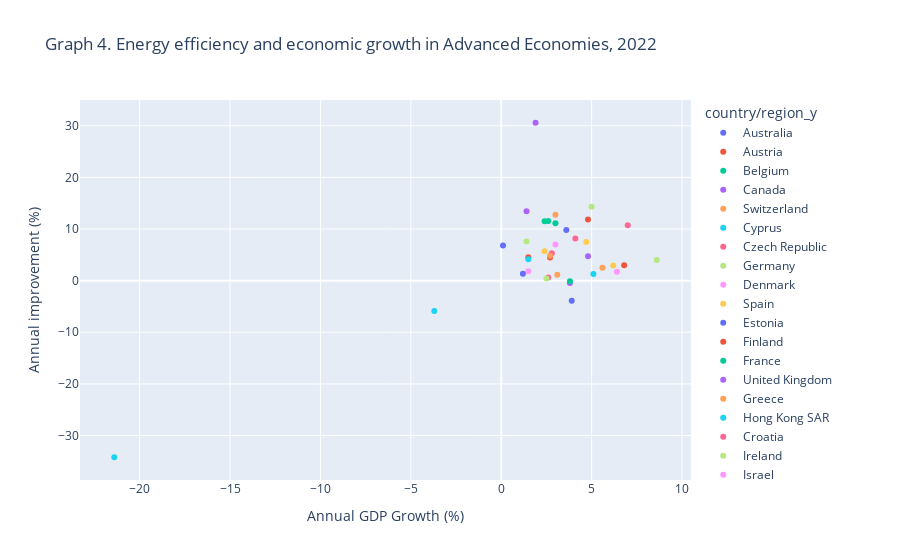

The notebook cell saved with this chart:
### Code cell
fig = px.scatter(
    final_advanced,
    x='Real GDP growth (Annual percent change)',  # X-axis variable
    y='Energy Efficiency',  # Y-axis variable
    color='country/region_y', 
    title="Graph 4. Energy efficiency and economic growth in Advanced Economies, 2022",
    labels={
        'Real GDP growth (Annual percent change)': 'Annual GDP Growth (%)',
        'Energy Efficiency': 'Annual improvement (%)'
    },  
    trendline='ols'  
)

# Show the plot
fig.show()

### Figure 1 — Plotly figure (JSON) as saved in the notebook; plotly's stock layout.template omitted (floating-point values rounded to 4 significant figures)
{"data": [{"hovertemplate": "country/region_y=Australia<br>Annual GDP Growth (%)=%{x}<br>Annual improvement (%)=%{y}<extra></extra>", "legendgroup": "Australia", "marker": {"color": "#636efa", "symbol": "circle"}, "mode": "markers", "name": "Australia", "orientation": "v", "showlegend": true, "type": "scatter", "x": [3.9], "xaxis": "x", "y": [-3.895], "yaxis": "y"}, {"hovertemplate": "country/region_y=Australia<extra></extra>", "legendgroup": "Australia", "marker": {"color": "#636efa", "symbol": "circle"}, "mode": "lines", "name": "Australia", "showlegend": false, "type": "scatter", "xaxis": "x", "yaxis": "y"}, {"hovertemplate": "country/region_y=Austria<br>Annual GDP Growth (%)=%{x}<br>Annual improvement (%)=%{y}<extra></extra>", "legendgroup": "Austria", "marker": {"color": "#EF553B", "symbol": "circle"}, "mode": "markers", "name": "Austria", "orientation": "v", "showlegend": true, "type": "scatter", "x": [4.8], "xaxis": "x", "y": [11.86], "yaxis": "y"}, {"hovertemplate": "country/region_y=Austria<extra></extra>", "legendgroup": "Austria", "marker": {"color": "#EF553B", "symbol": "circle"}, "mode": "lines", "name": "Austria", "showlegend": false, "type": "scatter", "xaxis": "x", "yaxis": "y"}, {"hovertemplate": "country/region_y=Belgium<br>Annual GDP Growth (%)=%{x}<br>Annual improvement (%)=%{y}<extra></extra>", "legendgroup": "Belgium", "marker": {"color": "#00cc96", "symbol": "circle"}, "mode": "markers", "name": "Belgium", "orientation": "v", "showlegend": true, "type": "scatter", "x": [3], "xaxis": "x", "y": [11.13], "yaxis": "y"}, {"hovertemplate": "country/region_y=Belgium<extra></extra>", "legendgroup": "Belgium", "marker": {"color": "#00cc96", "symbol": "circle"}, "mode": "lines", "name": "Belgium", "showlegend": false, "type": "scatter", "xaxis": "x", "yaxis": "y"}, {"hovertemplate": "country/region_y=Canada<br>Annual GDP Growth (%)=%{x}<br>Annual improvement (%)=%{y}<extra></extra>", "legendgroup": "Canada", "marker": {"color": "#ab63fa", "symbol": "circle"}, "mode": "markers", "name": "Canada", "orientation": "v", "showlegend": true, "type": "scatter", "x": [3.8], "xaxis": "x", "y": [-0.4606], "yaxis": "y"}, {"hovertemplate": "country/region_y=Canada<extra></extra>", "legendgroup": "Canada", "marker": {"color": "#ab63fa", "symbol": "circle"}, "mode": "lines", "name": "Canada", "showlegend": false, "type": "scatter", "xaxis": "x", "yaxis": "y"}, {"hovertemplate": "country/region_y=Switzerland<br>Annual GDP Growth (%)=%{x}<br>Annual improvement (%)=%{y}<extra></extra>", "legendgroup": "Switzerland", "marker": {"color": "#FFA15A", "symbol": "circle"}, "mode": "markers", "name": "Switzerland", "orientation": "v", "showlegend": true, "type": "scatter", "x": [3.1], "xaxis": "x", "y": [1.133], "yaxis": "y"}, {"hovertemplate": "country/region_y=Switzerland<extra></extra>", "legendgroup": "Switzerland", "marker": {"color": "#FFA15A", "symbol": "circle"}, "mode": "lines", "name": "Switzerland", "showlegend": false, "type": "scatter", "xaxis": "x", "yaxis": "y"}, {"hovertemplate": "country/region_y=Cyprus<br>Annual GDP Growth (%)=%{x}<br>Annual improvement (%)=%{y}<extra></extra>", "legendgroup": "Cyprus", "marker": {"color": "#19d3f3", "symbol": "circle"}, "mode": "markers", "name": "Cyprus", "orientation": "v", "showlegend": true, "type": "scatter", "x": [5.1], "xaxis": "x", "y": [1.292], "yaxis": "y"}, {"hovertemplate": "country/region_y=Cyprus<extra></extra>", "legendgroup": "Cyprus", "marker": {"color": "#19d3f3", "symbol": "circle"}, "mode": "lines", "name": "Cyprus", "showlegend": false, "type": "scatter", "xaxis": "x", "yaxis": "y"}, {"hovertemplate": "country/region_y=Czech Republic<br>Annual GDP Growth (%)=%{x}<br>Annual improvement (%)=%{y}<extra></extra>", "legendgroup": "Czech Republic", "marker": {"color": "#FF6692", "symbol": "circle"}, "mode": "markers", "name": "Czech Republic", "orientation": "v", "showlegend": true, "type": "scatter", "x": [2.8], "xaxis": "x", "y": [5.317], "yaxis": "y"}, {"hovertemplate": "country/region_y=Czech Republic<extra></extra>", "legendgroup": "Czech Republic", "marker": {"color": "#FF6692", "symbol": "circle"}, "mode": "lines", "name": "Czech Republic", "showlegend": false, "type": "scatter", "xaxis": "x", "yaxis": "y"}, {"hovertemplate": "country/region_y=Germany<br>Annual GDP Growth (%)=%{x}<br>Annual improvement (%)=%{y}<extra></extra>", "legendgroup": "Germany", "marker": {"color": "#B6E880", "symbol": "circle"}, "mode": "markers", "name": "Germany", "orientation": "v", "showlegend": true, "type": "scatter", "x": [1.4], "xaxis": "x", "y": [7.599], "yaxis": "y"}, {"hovertemplate": "country/region_y=Germany<extra></extra>", "legendgroup": "Germany", "marker": {"color": "#B6E880", "symbol": "circle"}, "mode": "lines", "name": "Germany", "showlegend": false, "type": "scatter", "xaxis": "x", "yaxis": "y"}, {"hovertemplate": "country/region_y=Denmark<br>Annual GDP Growth (%)=%{x}<br>Annual improvement (%)=%{y}<extra></extra>", "legendgroup": "Denmark", "marker": {"color": "#FF97FF", "symbol": "circle"}, "mode": "markers", "name": "Denmark", "orientation": "v", "showlegend": true, "type": "scatter", "x": [1.5], "xaxis": "x", "y": [1.836], "yaxis": "y"}, {"hovertemplate": "country/region_y=Denmark<extra></extra>", "legendgroup": "Denmark", "marker": {"color": "#FF97FF", "symbol": "circle"}, "mode": "lines", "name": "Denmark", "showlegend": false, "type": "scatter", "xaxis": "x", "yaxis": "y"}, {"hovertemplate": "country/region_y=Spain<br>Annual GDP Growth (%)=%{x}<br>Annual improvement (%)=%{y}<extra></extra>", "legendgroup": "Spain", "marker": {"color": "#FECB52", "symbol": "circle"}, "mode": "markers", "name": "Spain", "orientation": "v", "showlegend": true, "type": "scatter", "x": [6.2], "xaxis": "x", "y": [2.914], "yaxis": "y"}, {"hovertemplate": "country/region_y=Spain<extra></extra>", "legendgroup": "Spain", "marker": {"color": "#FECB52", "symbol": "circle"}, "mode": "lines", "name": "Spain", "showlegend": false, "type": "scatter", "xaxis": "x", "yaxis": "y"}, {"hovertemplate": "country/region_y=Estonia<br>Annual GDP Growth (%)=%{x}<br>Annual improvement (%)=%{y}<extra></extra>", "legendgroup": "Estonia", "marker": {"color": "#636efa", "symbol": "circle"}, "mode": "markers", "name": "Estonia", "orientation": "v", "showlegend": true, "type": "scatter", "x": [0.1], "xaxis": "x", "y": [6.802], "yaxis": "y"}, {"hovertemplate": "country/region_y=Estonia<extra></extra>", "legendgroup": "Estonia", "marker": {"color": "#636efa", "symbol": "circle"}, "mode": "lines", "name": "Estonia", "showlegend": false, "type": "scatter", "xaxis": "x", "yaxis": "y"}, {"hovertemplate": "country/region_y=Finland<br>Annual GDP Growth (%)=%{x}<br>Annual improvement (%)=%{y}<extra></extra>", "legendgroup": "Finland", "marker": {"color": "#EF553B", "symbol": "circle"}, "mode": "markers", "name": "Finland", "orientation": "v", "showlegend": true, "type": "scatter", "x": [1.5], "xaxis": "x", "y": [4.519], "yaxis": "y"}, {"hovertemplate": "country/region_y=Finland<extra></extra>", "legendgroup": "Finland", "marker": {"color": "#EF553B", "symbol": "circle"}, "mode": "lines", "name": "Finland", "showlegend": false, "type": "scatter", "xaxis": "x", "yaxis": "y"}, {"hovertemplate": "country/region_y=France<br>Annual GDP Growth (%)=%{x}<br>Annual improvement (%)=%{y}<extra></extra>", "legendgroup": "France", "marker": {"color": "#00cc96", "symbol": "circle"}, "mode": "markers", "name": "France", "orientation": "v", "showlegend": true, "type": "scatter", "x": [2.6], "xaxis": "x", "y": [11.57], "yaxis": "y"}, {"hovertemplate": "country/region_y=France<extra></extra>", "legendgroup": "France", "marker": {"color": "#00cc96", "symbol": "circle"}, "mode": "lines", "name": "France", "showlegend": false, "type": "scatter", "xaxis": "x", "yaxis": "y"}, {"hovertemplate": "country/region_y=United Kingdom<br>Annual GDP Growth (%)=%{x}<br>Annual improvement (%)=%{y}<extra></extra>", "legendgroup": "United Kingdom", "marker": {"color": "#ab63fa", "symbol": "circle"}, "mode": "markers", "name": "United Kingdom", "orientation": "v", "showlegend": true, "type": "scatter", "x": [4.8], "xaxis": "x", "y": [4.707], "yaxis": "y"}, {"hovertemplate": "country/region_y=United Kingdom<extra></extra>", "legendgroup": "United Kingdom", "marker": {"color": "#ab63fa", "symbol": "circle"}, "mode": "lines", "name": "United Kingdom", "showlegend": false, "type": "scatter", "xaxis": "x", "yaxis": "y"}, {"hovertemplate": "country/region_y=Greece<br>Annual GDP Growth (%)=%{x}<br>Annual improvement (%)=%{y}<extra></extra>", "legendgroup": "Greece", "marker": {"color": "#FFA15A", "symbol": "circle"}, "mode": "markers", "name": "Greece", "orientation": "v", "showlegend": true, "type": "scatter", "x": [5.6], "xaxis": "x", "y": [2.511], "yaxis": "y"}, {"hovertemplate": "country/region_y=Greece<extra></extra>", "legendgroup": "Greece", "marker": {"color": "#FFA15A", "symbol": "circle"}, "mode": "lines", "name": "Greece", "showlegend": false, "type": "scatter", "xaxis": "x", "yaxis": "y"}, {"hovertemplate": "country/region_y=Hong Kong SAR<br>Annual GDP Growth (%)=%{x}<br>Annual improvement (%)=%{y}<extra></extra>", "legendgroup": "Hong Kong SAR", "marker": {"color": "#19d3f3", "symbol": "circle"}, "mode": "markers", "name": "Hong Kong SAR", "orientation": "v", "showlegend": true, "type": "scatter", "x": [-3.7], "xaxis": "x", "y": [-5.864], "yaxis": "y"}, {"hovertemplate": "country/region_y=Hong Kong SAR<extra></extra>", "legendgroup": "Hong Kong SAR", "marker": {"color": "#19d3f3", "symbol": "circle"}, "mode": "lines", "name": "Hong Kong SAR", "showlegend": false, "type": "scatter", "xaxis": "x", "yaxis": "y"}, {"hovertemplate": "country/region_y=Croatia<br>Annual GDP Growth (%)=%{x}<br>Annual improvement (%)=%{y}<extra></extra>", "legendgroup": "Croatia", "marker": {"color": "#FF6692", "symbol": "circle"}, "mode": "markers", "name": "Croatia", "orientation": "v", "showlegend": true, "type": "scatter", "x": [7], "xaxis": "x", "y": [10.73], "yaxis": "y"}, {"hovertemplate": "country/region_y=Croatia<extra></extra>", "legendgroup": "Croatia", "marker": {"color": "#FF6692", "symbol": "circle"}, "mode": "lines", "name": "Croatia", "showlegend": false, "type": "scatter", "xaxis": "x", "yaxis": "y"}, {"hovertemplate": "country/region_y=Ireland<br>Annual GDP Growth (%)=%{x}<br>Annual improvement (%)=%{y}<extra></extra>", "legendgroup": "Ireland", "marker": {"color": "#B6E880", "symbol": "circle"}, "mode": "markers", "name": "Ireland", "orientation": "v", "showlegend": true, "type": "scatter", "x": [8.6], "xaxis": "x", "y": [4.015], "yaxis": "y"}, {"hovertemplate": "country/region_y=Ireland<extra></extra>", "legendgroup": "Ireland", "marker": {"color": "#B6E880", "symbol": "circle"}, "mode": "lines", "name": "Ireland", "showlegend": false, "type": "scatter", "xaxis": "x", "yaxis": "y"}, {"hovertemplate": "country/region_y=Israel<br>Annual GDP Growth (%)=%{x}<br>Annual improvement (%)=%{y}<extra></extra>", "legendgroup": "Israel", "marker": {"color": "#FF97FF", "symbol": "circle"}, "mode": "markers", "name": "Israel", "orientation": "v", "showlegend": true, "type": "scatter", "x": [6.4], "xaxis": "x", "y": [1.74], "yaxis": "y"}, {"hovertemplate": "country/region_y=Israel<extra></extra>", "legendgroup": "Israel", "marker": {"color": "#FF97FF", "symbol": "circle"}, "mode": "lines", "name": "Israel", "showlegend": false, "type": "scatter", "xaxis": "x", "yaxis": "y"}, {"hovertemplate": "country/region_y=Italy<br>Annual GDP Growth (%)=%{x}<br>Annual improvement (%)=%{y}<extra></extra>", "legendgroup": "Italy", "marker": {"color": "#FECB52", "symbol": "circle"}, "mode": "markers", "name": "Italy", "orientation": "v", "showlegend": true, "type": "scatter", "x": [4.7], "xaxis": "x", "y": [7.506], "yaxis": "y"}, {"hovertemplate": "country/region_y=Italy<extra></extra>", "legendgroup": "Italy", "marker": {"color": "#FECB52", "symbol": "circle"}, "mode": "lines", "name": "Italy", "showlegend": false, "type": "scatter", "xaxis": "x", "yaxis": "y"}, {"hovertemplate": "country/region_y=Japan<br>Annual GDP Growth (%)=%{x}<br>Annual improvement (%)=%{y}<extra></extra>", "legendgroup": "Japan", "marker": {"color": "#636efa", "symbol": "circle"}, "mode": "markers", "name": "Japan", "orientation": "v", "showlegend": true, "type": "scatter", "x": [1.2], "xaxis": "x", "y": [1.325], "yaxis": "y"}, {"hovertemplate": "country/region_y=Japan<extra></extra>", "legendgroup": "Japan", "marker": {"color": "#636efa", "symbol": "circle"}, "mode": "lines", "name": "Japan", "showlegend": false, "type": "scatter", "xaxis": "x", "yaxis": "y"}, {"hovertemplate": "country/region_y=Korea, Republic of<br>Annual GDP Growth (%)=%{x}<br>Annual improvement (%)=%{y}<extra></extra>", "legendgroup": "Korea, Republic of", "marker": {"color": "#EF553B", "symbol": "circle"}, "mode": "markers", "name": "Korea, Republic of", "orientation": "v", "showlegend": true, "type": "scatter", "x": [2.7], "xaxis": "x", "y": [4.477], "yaxis": "y"}, {"hovertemplate": "country/region_y=Korea, Republic of<extra></extra>", "legendgroup": "Korea, Republic of", "marker": {"color": "#EF553B", "symbol": "circle"}, "mode": "lines", "name": "Korea, Republic of", "showlegend": false, "type": "scatter", "xaxis": "x", "yaxis": "y"}, {"hovertemplate": "country/region_y=Lithuania<br>Annual GDP Growth (%)=%{x}<br>Annual improvement (%)=%{y}<extra></extra>", "legendgroup": "Lithuania", "marker": {"color": "#00cc96", "symbol": "circle"}, "mode": "markers", "name": "Lithuania", "orientation": "v", "showlegend": true, "type": "scatter", "x": [2.4], "xaxis": "x", "y": [11.49], "yaxis": "y"}, {"hovertemplate": "country/region_y=Lithuania<extra></extra>", "legendgroup": "Lithuania", "marker": {"color": "#00cc96", "symbol": "circle"}, "mode": "lines", "name": "Lithuania", "showlegend": false, "type": "scatter", "xaxis": "x", "yaxis": "y"}, {"hovertemplate": "country/region_y=Luxembourg<br>Annual GDP Growth (%)=%{x}<br>Annual improvement (%)=%{y}<extra></extra>", "legendgroup": "Luxembourg", "marker": {"color": "#ab63fa", "symbol": "circle"}, "mode": "markers", "name": "Luxembourg", "orientation": "v", "showlegend": true, "type": "scatter", "x": [1.4], "xaxis": "x", "y": [13.46], "yaxis": "y"}, {"hovertemplate": "country/region_y=Luxembourg<extra></extra>", "legendgroup": "Luxembourg", "marker": {"color": "#ab63fa", "symbol": "circle"}, "mode": "lines", "name": "Luxembourg", "showlegend": false, "type": "scatter", "xaxis": "x", "yaxis": "y"}, {"hovertemplate": "country/region_y=Latvia<br>Annual GDP Growth (%)=%{x}<br>Annual improvement (%)=%{y}<extra></extra>", "legendgroup": "Latvia", "marker": {"color": "#FFA15A", "symbol": "circle"}, "mode": "markers", "name": "Latvia", "orientation": "v", "showlegend": true, "type": "scatter", "x": [3], "xaxis": "x", "y": [12.78], "yaxis": "y"}, {"hovertemplate": "country/region_y=Latvia<extra></extra>", "legendgroup": "Latvia", "marker": {"color": "#FFA15A", "symbol": "circle"}, "mode": "lines", "name": "Latvia", "showlegend": false, "type": "scatter", "xaxis": "x", "yaxis": "y"}, {"hovertemplate": "country/region_y=Macao SAR<br>Annual GDP Growth (%)=%{x}<br>Annual improvement (%)=%{y}<extra></extra>", "legendgroup": "Macao SAR", "marker": {"color": "#19d3f3", "symbol": "circle"}, "mode": "markers", "name": "Macao SAR", "orientation": "v", "showlegend": true, "type": "scatter", "x": [-21.4], "xaxis": "x", "y": [-34.21], "yaxis": "y"}, {"hovertemplate": "country/region_y=Macao SAR<extra></extra>", "legendgroup": "Macao SAR", "marker": {"color": "#19d3f3", "symbol": "circle"}, "mode": "lines", "name": "Macao SAR", "showlegend": false, "type": "scatter", "xaxis": "x", "yaxis": "y"}, {"hovertemplate": "country/region_y=Malta<br>Annual GDP Growth (%)=%{x}<br>Annual improvement (%)=%{y}<extra></extra>", "legendgroup": "Malta", "marker": {"color": "#FF6692", "symbol": "circle"}, "mode": "markers", "name": "Malta", "orientation": "v", "showlegend": true, "type": "scatter", "x": [4.1], "xaxis": "x", "y": [8.167], "yaxis": "y"}, {"hovertemplate": "country/region_y=Malta<extra></extra>", "legendgroup": "Malta", "marker": {"color": "#FF6692", "symbol": "circle"}, "mode": "lines", "name": "Malta", "showlegend": false, "type": "scatter", "xaxis": "x", "yaxis": "y"}, {"hovertemplate": "country/region_y=Netherlands<br>Annual GDP Growth (%)=%{x}<br>Annual improvement (%)=%{y}<extra></extra>", "legendgroup": "Netherlands", "marker": {"color": "#B6E880", "symbol": "circle"}, "mode": "markers", "name": "Netherlands", "orientation": "v", "showlegend": true, "type": "scatter", "x": [5], "xaxis": "x", "y": [14.3], "yaxis": "y"}, {"hovertemplate": "country/region_y=Netherlands<extra></extra>", "legendgroup": "Netherlands", "marker": {"color": "#B6E880", "symbol": "circle"}, "mode": "lines", "name": "Netherlands", "showlegend": false, "type": "scatter", "xaxis": "x", "yaxis": "y"}, {"hovertemplate": "country/region_y=Norway<br>Annual GDP Growth (%)=%{x}<br>Annual improvement (%)=%{y}<extra></extra>", "legendgroup": "Norway", "marker": {"color": "#FF97FF", "symbol": "circle"}, "mode": "markers", "name": "Norway", "orientation": "v", "showlegend": true, "type": "scatter", "x": [3], "xaxis": "x", "y": [7.009], "yaxis": "y"}, {"hovertemplate": "country/region_y=Norway<extra></extra>", "legendgroup": "Norway", "marker": {"color": "#FF97FF", "symbol": "circle"}, "mode": "lines", "name": "Norway", "showlegend": false, "type": "scatter", "xaxis": "x", "yaxis": "y"}, {"hovertemplate": "country/region_y=New Zealand<br>Annual GDP Growth (%)=%{x}<br>Annual improvement (%)=%{y}<extra></extra>", "legendgroup": "New Zealand", "marker": {"color": "#FECB52", "symbol": "circle"}, "mode": "markers", "name": "New Zealand", "orientation": "v", "showlegend": true, "type": "scatter", "x": [2.4], "xaxis": "x", "y": [5.682], "yaxis": "y"}, {"hovertemplate": "country/region_y=New Zealand<extra></extra>", "legendgroup": "New Zealand", "marker": {"color": "#FECB52", "symbol": "circle"}, "mode": "lines", "name": "New Zealand", "showlegend": false, "type": "scatter", "xaxis": "x", "yaxis": "y"}, {"hovertemplate": "country/region_y=Puerto Rico<br>Annual GDP Growth (%)=%{x}<br>Annual improvement (%)=%{y}<extra></extra>", "legendgroup": "Puerto Rico", "marker": {"color": "#636efa", "symbol": "circle"}, "mode": "markers", "name": "Puerto Rico", "orientation": "v", "showlegend": true, "type": "scatter", "x": [3.6], "xaxis": "x", "y": [9.836], "yaxis": "y"}, {"hovertemplate": "country/region_y=Puerto Rico<extra></extra>", "legendgroup": "Puerto Rico", "marker": {"color": "#636efa", "symbol": "circle"}, "mode": "lines", "name": "Puerto Rico", "showlegend": false, "type": "scatter", "xaxis": "x", "yaxis": "y"}, {"hovertemplate": "country/region_y=Portugal<br>Annual GDP Growth (%)=%{x}<br>Annual improvement (%)=%{y}<extra></extra>", "legendgroup": "Portugal", "marker": {"color": "#EF553B", "symbol": "circle"}, "mode": "markers", "name": "Portugal", "orientation": "v", "showlegend": true, "type": "scatter", "x": [6.8], "xaxis": "x", "y": [3.003], "yaxis": "y"}, {"hovertemplate": "country/region_y=Portugal<extra></extra>", "legendgroup": "Portugal", "marker": {"color": "#EF553B", "symbol": "circle"}, "mode": "lines", "name": "Portugal", "showlegend": false, "type": "scatter", "xaxis": "x", "yaxis": "y"}, {"hovertemplate": "country/region_y=Singapore<br>Annual GDP Growth (%)=%{x}<br>Annual improvement (%)=%{y}<extra></extra>", "legendgroup": "Singapore", "marker": {"color": "#00cc96", "symbol": "circle"}, "mode": "markers", "name": "Singapore", "orientation": "v", "showlegend": true, "type": "scatter", "x": [3.8], "xaxis": "x", "y": [-0.1259], "yaxis": "y"}, {"hovertemplate": "country/region_y=Singapore<extra></extra>", "legendgroup": "Singapore", "marker": {"color": "#00cc96", "symbol": "circle"}, "mode": "lines", "name": "Singapore", "showlegend": false, "type": "scatter", "xaxis": "x", "yaxis": "y"}, {"hovertemplate": "country/region_y=Slovak Republic<br>Annual GDP Growth (%)=%{x}<br>Annual improvement (%)=%{y}<extra></extra>", "legendgroup": "Slovak Republic", "marker": {"color": "#ab63fa", "symbol": "circle"}, "mode": "markers", "name": "Slovak Republic", "orientation": "v", "showlegend": true, "type": "scatter", "x": [1.9], "xaxis": "x", "y": [30.59], "yaxis": "y"}, {"hovertemplate": "country/region_y=Slovak Republic<extra></extra>", "legendgroup": "Slovak Republic", "marker": {"color": "#ab63fa", "symbol": "circle"}, "mode": "lines", "name": "Slovak Republic", "showlegend": false, "type": "scatter", "xaxis": "x", "yaxis": "y"}, {"hovertemplate": "country/region_y=Slovenia<br>Annual GDP Growth (%)=%{x}<br>Annual improvement (%)=%{y}<extra></extra>", "legendgroup": "Slovenia", "marker": {"color": "#FFA15A", "symbol": "circle"}, "mode": "markers", "name": "Slovenia", "orientation": "v", "showlegend": true, "type": "scatter", "x": [2.7], "xaxis": "x", "y": [4.829], "yaxis": "y"}, {"hovertemplate": "country/region_y=Slovenia<extra></extra>", "legendgroup": "Slovenia", "marker": {"color": "#FFA15A", "symbol": "circle"}, "mode": "lines", "name": "Slovenia", "showlegend": false, "type": "scatter", "xaxis": "x", "yaxis": "y"}, {"hovertemplate": "country/region_y=Sweden<br>Annual GDP Growth (%)=%{x}<br>Annual improvement (%)=%{y}<extra></extra>", "legendgroup": "Sweden", "marker": {"color": "#19d3f3", "symbol": "circle"}, "mode": "markers", "name": "Sweden", "orientation": "v", "showlegend": true, "type": "scatter", "x": [1.5], "xaxis": "x", "y": [4.161], "yaxis": "y"}, {"hovertemplate": "country/region_y=Sweden<extra></extra>", "legendgroup": "Sweden", "marker": {"color": "#19d3f3", "symbol": "circle"}, "mode": "lines", "name": "Sweden", "showlegend": false, "type": "scatter", "xaxis": "x", "yaxis": "y"}, {"hovertemplate": "country/region_y=Taiwan Province of China<br>Annual GDP Growth (%)=%{x}<br>Annual improvement (%)=%{y}<extra></extra>", "legendgroup": "Taiwan Province of China", "marker": {"color": "#FF6692", "symbol": "circle"}, "mode": "markers", "name": "Taiwan Province of China", "orientation": "v", "showlegend": true, "type": "scatter", "x": [2.6], "xaxis": "x", "y": [0.6187], "yaxis": "y"}, {"hovertemplate": "country/region_y=Taiwan Province of China<extra></extra>", "legendgroup": "Taiwan Province of China", "marker": {"color": "#FF6692", "symbol": "circle"}, "mode": "lines", "name": "Taiwan Province of China", "showlegend": false, "type": "scatter", "xaxis": "x", "yaxis": "y"}, {"hovertemplate": "country/region_y=United States<br>Annual GDP Growth (%)=%{x}<br>Annual improvement (%)=%{y}<extra></extra>", "legendgroup": "United States", "marker": {"color": "#B6E880", "symbol": "circle"}, "mode": "markers", "name": "United States", "orientation": "v", "showlegend": true, "type": "scatter", "x": [2.5], "xaxis": "x", "y": [0.3986], "yaxis": "y"}, {"hovertemplate": "country/region_y=United States<extra></extra>", "legendgroup": "United States", "marker": {"color": "#B6E880", "symbol": "circle"}, "mode": "lines", "name": "United States", "showlegend": false, "type": "scatter", "xaxis": "x", "yaxis": "y"}], "layout": {"legend": {"title": {"text": "country/region_y"}, "tracegroupgap": 0}, "title": {"text": "Graph 4. Energy efficiency and economic growth in Advanced Economies, 2022"}, "xaxis": {"anchor": "y", "domain": [0, 1], "title": {"text": "Annual GDP Growth (%)"}}, "yaxis": {"anchor": "x", "domain": [0, 1], "title": {"text": "Annual improvement (%)"}}}}
